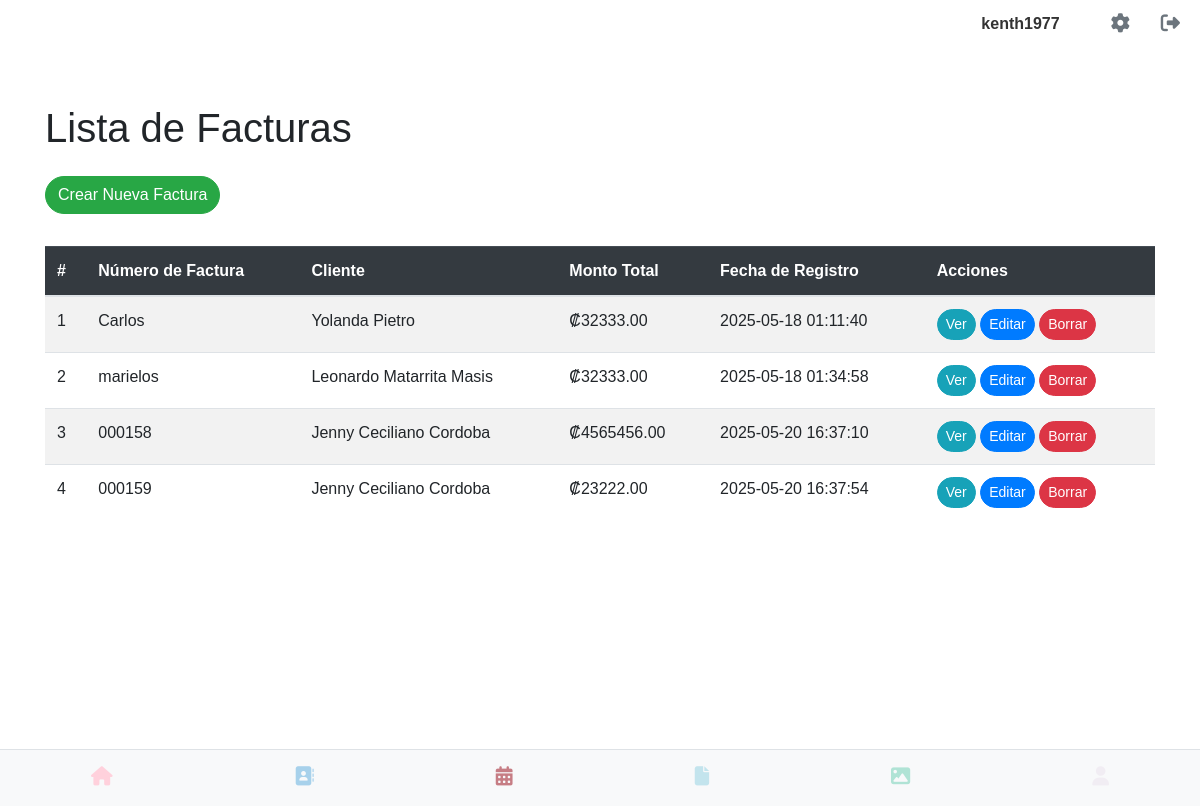
The app's page /ver_facturas (signed in) with its own data.
### app.py (models this page shows, shortened)
class User(UserMixin, db.Model):
    __tablename__ = 'users'
    id = db.Column(db.Integer, primary_key=True)
    username = db.Column(db.String(80), unique=True, nullable=False)
    email = db.Column(db.String(120), unique=True, nullable=False)
    cedula = db.Column(db.String(20), unique=True, nullable=False)
    telefono = db.Column(db.String(20), nullable=False)
    password_hash = db.Column(db.String(128))
    image_filename = db.Column(db.String(255), nullable=True)
    @property
    def is_active(self):
        return True

class Factura(db.Model):
    __tablename__ = 'facturas'
    id = db.Column(db.Integer, primary_key=True)
    numero_factura = db.Column(db.String(100), unique=True, nullable=False)
    fecha_emision = db.Column(db.Date, nullable=False, default=datetime.utcnow)
    cliente_id = db.Column(db.Integer, db.ForeignKey('contacto.id'), nullable=False)
    cliente = db.relationship('Contacto', backref=db.backref('facturas', lazy=True))
    descripcion = db.Column(db.Text)
    monto_total = db.Column(db.Numeric(10, 2), nullable=False)
    fecha_registro = db.Column(db.DateTime, default=datetime.utcnow)
    usuario_id = db.Column(db.Integer, db.ForeignKey('users.id'), nullable=False)
    usuario = db.relationship('User', backref=db.backref('facturas', lazy=True))
    interes = db.Column(db.String(50), nullable=True) # CAMBIO CLAVE
    realizado_por = db.Column(db.String(100), nullable=True) # CAMBIO CLAVE
    sinpe = db.Column(db.String(100), nullable=True) # CAMBIO CLAVE
    tipo_actividad = db.Column(db.String(100), nullable=True) # CAMBIO CLAVE
    nombre_actividad_etapa = db.Column(db.String(255), nullable=True)
    costo_actividad = db.Column(db.Numeric(10, 2), nullable=True)
    otras_descripcion = db.Column(db.Text, nullable=True)

class Contacto(db.Model):
    id = db.Column(db.Integer, primary_key=True)
    nombre = db.Column(db.String(100), nullable=False)
    primer_apellido = db.Column(db.String(100))
    segundo_apellido = db.Column(db.String(100))
    telefono = db.Column(db.String(20), nullable=False)
    movil = db.Column(db.String(20))
    email = db.Column(db.String(120))
    direccion = db.Column(db.String(200))
    actividad = db.Column(db.String(100))  # Corrección: Usando 'actividad' para el modelo
    tipo_actividad = db.Column(db.String(100)) # Manteniendo tipo_actividad si lo usas en el formulario
    nota = db.Column(db.Text)
    direccion_mapa = db.Column(db.String(255))
    avatar_path = db.Column(db.String(255)) # Para guardar la ruta del avatar
    fecha_ingreso = db.Column(db.DateTime, default=datetime.utcnow)
    usuario_id = db.Column(db.Integer, db.ForeignKey('users.id'), nullable=False)
    usuario = db.relationship('User', backref=db.backref('contactos', lazy=True))
    empresa = db.Column(db.String(100))
    sitio_web = db.Column(db.String(200))
    capacidad_persona = db.Column(db.String(20))
    participacion = db.Column(db.String(30))

### app.py (the view)
@app.route('/ver_facturas')
@login_required
def ver_facturas():
    facturas = Factura.query.filter_by(usuario_id=current_user.id).all()
    return render_template('ver_facturas.html', facturas=facturas, generate_csrf=generate_csrf)

### app.py (called while the page is built)
@login_manager.user_loader
def load_user(user_id):
    return User.query.get(int(user_id))

### templates/ver_facturas.html (shortened to what this page needs)
{% extends 'base.html' %}
{% block content %}
<div class="container mt-4">
    <h1 class="mb-4">Lista de Facturas</h1>
    <div class="d-flex justify-content-between align-items-center mb-3">
        <a href="{{ url_for('crear_factura') }}" class="btn btn-success mb-3 rounded-pill">Crear Nueva Factura</a>
    </div>
    {% if facturas %}
    <div class="table-responsive">
        <table class="table table-striped table-hover align-middle">
            <thead class="table-dark">
                <tr>
                    <th>#</th>
                    <th>Número de Factura</th>
                    <th>Cliente</th>
                    <th>Monto Total</th>
                    <th>Fecha de Registro</th>
                    <th>Acciones</th>
                </tr>
            </thead>
            <tbody>
                {% for factura in facturas %}
                <tr>
                    <td>{{ loop.index }}</td>
                    <td>{{ factura.numero_factura }}</td>
                    <td>
                        {% if factura.cliente %}
                            {{ factura.cliente.nombre.title() }}
                            {{ factura.cliente.primer_apellido.title() if factura.cliente.primer_apellido else '' }}
                            {{ factura.cliente.segundo_apellido.title() if factura.cliente.segundo_apellido else '' }}
                        {% else %}
                            N/A
                        {% endif %}
                    </td>
                    <td>₡{{ "%.2f"|format(factura.monto_total) }}</td>
                    <td>{{ factura.fecha_registro.strftime('%Y-%m-%d %H:%M:%S') }}</td>
                    <td>
                        <a href="{{ url_for('ver_detalle_factura', id=factura.id) }}" class="btn btn-sm btn-info me-2 rounded-pill">Ver</a>
                        <a href="{{ url_for('editar_factura', id=factura.id) }}" class="btn btn-sm btn-primary me-2 rounded-pill">Editar</a>
                        <button type="button" class="btn btn-sm btn-danger rounded-pill borrar-factura-btn-swal"
                                data-factura-id="{{ factura.id }}"
                                data-factura-numero="{{ factura.numero_factura }}"
                                data-factura-cliente="{{ factura.cliente.nombre | title }} {{ factura.cliente.primer_apellido | title or '' }} {{ factura.cliente.segundo_apellido | title or '' }}">
                            Borrar
                        </button>
                    </td>
                </tr>
                {% endfor %}
            </tbody>
        </table>
    </div>
    {% else %}
    <p class="text-center">No hay facturas registradas.</p>
    {% endif %}
</div>
{% endblock %}

### templates/base.html (shortened to what this page needs)
<!DOCTYPE html>
<html lang="es">
<head>
    <link rel="stylesheet" type="text/css" href="{{ url_for('static', filename='css/main.css') }}">
    <link rel="stylesheet" href="https://cdn.jsdelivr.net/npm/sweetalert2@11/dist/sweetalert2.min.css">
</head>
<body>
	<div class="contactos-container">
    {% if current_user.is_authenticated %}
        <div class="top-right">
            <span class="username-display">{{ current_user.username }}</span>
            <a href="{{ url_for('perfil') }}" class="gear-icon"><i class="fas fa-cog"></i></a>
            <a href="{{ url_for('logout') }}" class="logout-icon"><i class="fas fa-sign-out-alt"></i></a>
        </div>
    {% endif %}
</div>
{% include "flash.html" %}
<div class="container-block margin-bottom-large">
    {% block content %}
    {% endblock %}
</div>
{% include "navbar.html" %}
</body>
</html>

### static/css/base.css (style rules this page uses)
body { font-family: sans-serif; margin: 0; }
.margin-bottom-large { margin-bottom: 250px; }
.container { width: 80%; margin: 20px auto; padding: 20px; }
.top-right { position: absolute; top: 10px; right: 20px; display: flex; align-items: center; }
.gear-icon, .logout-icon { font-size: 24px; text-decoration: none; color: #333; margin-left: 15px; }
.username-display { margin-right: 20px; font-weight: bold; color: #333; }

### static/css/perfil.css (style rules this page uses)
body { font-family: sans-serif; margin: 20px; }

### static/css/listar_contacto.css (style rules this page uses)
.contactos-container { font-family: Arial, sans-serif; color: #333; }
.contactos-container .top-right { display: flex; justify-content: flex-end; align-items: center; gap: 1rem; padding-bottom: 1rem; }
.contactos-container .username-display { font-weight: bold; }
.contactos-container .gear-icon, .contactos-container .logout-icon { color: #6c757d; font-size: 1.2rem; text-decoration: none; }

### records on screen
User: username "kenth1977"
Factura: numero_factura "Carlos", cliente.nombre "Yolanda", cliente.primer_apellido "Pietro", monto_total "32333.00", fecha_registro "2025-05-18 01:11:40"
Factura: numero_factura "marielos", cliente.nombre "Leonardo", cliente.primer_apellido "Matarrita", cliente.segundo_apellido "Masis", monto_total "32333.00", fecha_registro "2025-05-18 01:34:58"
Factura: numero_factura "000158", cliente.nombre "Jenny", cliente.primer_apellido "Ceciliano", cliente.segundo_apellido "Cordoba", monto_total "4565456.00", fecha_registro "2025-05-20 16:37:10"
Factura: numero_factura "000159", cliente.nombre "Jenny", cliente.primer_apellido "Ceciliano", cliente.segundo_apellido "Cordoba", monto_total "23222.00", fecha_registro "2025-05-20 16:37:54"
